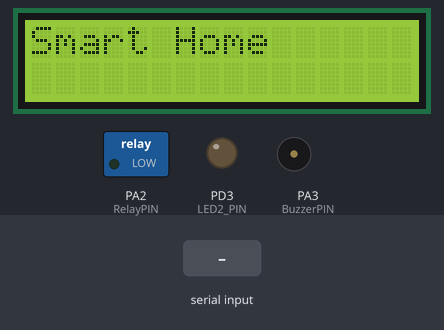
The program below on a simulated ATmega32, built with avr-gcc and emulated at 16 MHz. Shown: 16×2 character LCD, switched loads named in the program (green lamp = pin HIGH), output pins drawn as LEDs (lit = HIGH), buzzer (waves = sounding, pin HIGH). Wiring (inferred from the names in the program): character LCD (HD44780): RS PB1; R/W PB2; E PB3; data PA4, PA5, PA6, PA7. The inputs (shaded band) are chosen by the test bench. Pins used as bus, display or sensor lines are not drawn.

Above: at 1.2 s.
1.3 s: "1" received over Serial
At 2.6 s:
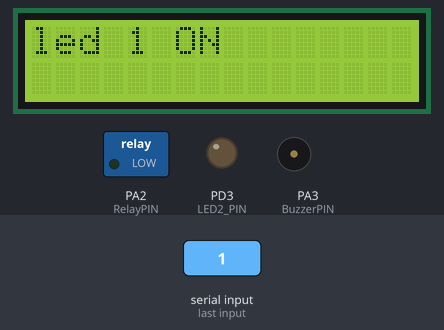
3.3 s: "1" received over Serial
At 4.7 s:
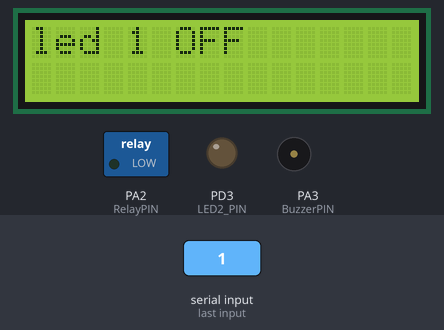
5.3 s: "3" received over Serial
At 6.9 s:
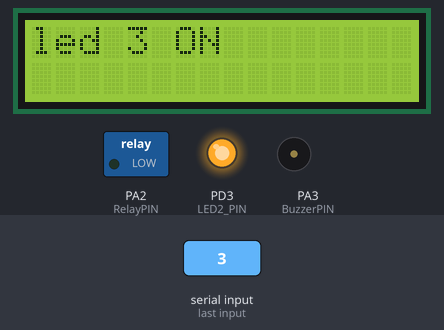
Timing chart, 0 to 8.4 s (numbered marks = the images above; inputs shaded):
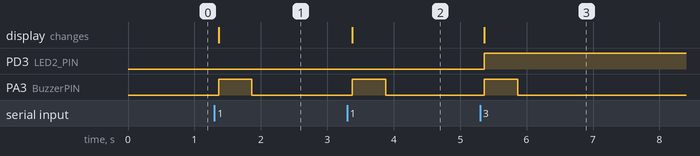

Measured:
- after the input at 1.3 s, PA3 (BuzzerPIN): LOW → HIGH after 0.06 s, → LOW 0.50 s later; the display: changes after 0.06 s (image 1)
- after the input at 3.3 s, PA3 (BuzzerPIN): LOW → HIGH after 0.08 s, → LOW 0.50 s later; the display: changes after 0.08 s (image 2)
- after the input at 5.3 s, PD3 (LED2_PIN): LOW → HIGH after 0.06 s; PA3 (BuzzerPIN): LOW → HIGH after 0.06 s, → LOW 0.50 s later; the display: changes after 0.06 s (image 3)

The program:

main.c
```c
/*
 * main.c
 *
 * Created: 15/8/2021 10:50:38 PM
 *  Author: AHMED ELMASRY & MOHAMED EMAD
 */


#include "UART.h"
#include "InOut.h"
#include "LED.h"
#include "LCD.h"
#include "SPI.h"
//-------------------
uint8_t Z =0;
uint8_t X =0;
uint8_t Y =0;

int main(void)

{	LED0_Initialization();
	LED1_Initialization();
	LED2_Initialization();
	Relay_Initialization();
	Buzzer_Initialization();
	LCD_Initialization();
	UART_Init();
	LCD_String("Smart Home");
	SPI_Init();

	char data;


	while(1)
{
	data = UART_Receive();
	SPI_Transmit(data);

	if(data == '1')
	{

			if(X%2 == 0){
			LCD_Clear();
			LCD_String("led 1 ON");
			LED0_TGL();
			buzzer_ring();
		}
		else{
			LCD_Clear();
			LCD_String("led 1 OFF ");
			LED0_TGL();
			buzzer_ring();
		}
		X++;
	}

	else if(data == '2')
	{


		if(Y%2 == 0){
			LCD_Clear();
			LCD_String("led 2 ON");
			LED1_TGL();
			buzzer_ring();
		}
		else{
			LCD_Clear();
			LCD_String("led 2 OFF ");
			LED1_TGL();
			buzzer_ring();
		}
		Y++;
	}

	else if(data == '3')
	{

		if(Z%2 == 0){
			LCD_Clear();
			LCD_String("led 3 ON");
			LED2_TGL();
			buzzer_ring();
		}
		else{
			LCD_Clear();
			LCD_String("led 3 OFF ");
			LED2_TGL();
			buzzer_ring();
		}
		Z++;
	}

}
}
```

Button.c
```c
/*
* Button.c
*
* Created: 6/26/2021 8:14:24 PM
*  Author: karim
*/

#include "Button.h"

void Button0_Initialization(void)
{
	//Define Direction as input
	CLR_BIT(BTN0_DDR, BTN0);
	//Activate Internal Pull-Up Resistor, Avoid Floating
	SET_BIT(BTN0_PRT, BTN0);
}
uint8_t Button0_Read(void)
{
	_delay_ms(10);//For denouncing
	if(GET_BIT(BTN0_PIN, BTN0) == 0)
	{
		return 1;
	}
	return 0;
}
void Button1_Initialization(void)
{

}
uint8_t Button1_Read(void)
{
	return BTN_NPressed;
}
void Button2_Initialization(void)
{

}
uint8_t Button2_Read(void)
{
	return BTN_NPressed;
}
```

Button.h
```c
/*
 * Button.h
 *
 * Created: 6/26/2021 8:14:09 PM
 *  Author: karim
 */


#ifndef BUTTON_H_
#define BUTTON_H_

#include "Button_Config.h"
void Button0_Initialization(void);
uint8_t Button0_Read(void);
void Button1_Initialization(void);
uint8_t Button1_Read(void);
void Button2_Initialization(void);
uint8_t Button2_Read(void);

#endif /* BUTTON_H_ */
```

External_Interrupt.c
```c
#include "External_Interrupt.h"


void External_Interrupt_Init(void)
{
	//Initialize interrupt sense according to configuration
	#if EXT_INTERRUPT_SENSE   == EXT_INTRRUPT_SENSE_LOW
	MCUCR &=~((1<< ISC01) | (1<< ISC00));//In case INT0
	MCUCR &=~((1<< ISC11) | (1<< ISC10));//In case INT1
	/*
	MCUSR |= 0b0000000;
	MCUCR |= 0x00;
	CLR_BIT(MCUCR, ISC01);CLR_BIT(MCUCR, ISC00);
	CLR_BIT(MCUCR, ISC11);CLR_BIT(MCUCR, ISC10);
	*/
	#elif EXT_INTERRUPT_SENSE == EXT_INTRRUPT_SENSE_LOGICALCHANGE
	MCUCR |= ((1<< ISC10) | (1<< ISC00));
	MCUCR &=~((1<< ISC11) | (1<< ISC01));
	#elif EXT_INTERRUPT_SENSE == EXT_INTRRUPT_SENSE_FALLING
	MCUCR |= ((1<< ISC11) | (1<< ISC01));
	MCUCR &=~((1<< ISC10) | (1<< ISC00));
	#elif EXT_INTERRUPT_SENSE == EXT_INTRRUPT_SENSE_RISING
	MCUCR |= ((1<< ISC01) | (1<< ISC00));//In case INT0
	MCUCR |= ((1<< ISC11) | (1<< ISC10));//In case INT1
	#endif
	//Initialize interrupt according to configuration(Room Door)
	#if EXT_INTERRUPT_ACTIVATE   == EXT_INTERRUPT_INT0
	//SET_BIT(GICR, INT0);
	GICR |= (1<<INT0);
	#elif EXT_INTERRUPT_ACTIVATE == EXT_INTERRUPT_INT1
	//SET_BIT(GICR, INT1);
	GICR |= (1<<INT1);
	#elif EXT_INTERRUPT_ACTIVATE == EXT_INTERRUPT_INT2
	//SET_BIT(GICR, INT2
	GICR |= (1<<INT2);
	#endif
	//Enable Global interrupt(Apartment Door)
	SET_BIT(SREG, 7);
	//SREG |= (1 << 7);
}

/*void ISR(INT0_vect) //function for interrupt routine service
{
	////

};*/
```

External_Interrupt.h
```c
#ifndef EXTERNAL_INTERRUPT_H_
#define EXTERNAL_INTERRUPT_H_

#include "External_Interrupt_Config.h"

void External_Interrupt_Init(void);


#endif /* EXTERNAL_INTERRUPT_H_ */
```

InOut.c
```c
#include "InOut.h"

void Buzzer_Initialization(void)
{
	SET_BIT(BuzzerDDR, BuzzerPIN);
}
void Buzzer_ON(void)
{
	SET_BIT(BuzzerPRT, BuzzerPIN);
}
void Buzzer_OFF(void)
{
	CLR_BIT(BuzzerPRT, BuzzerPIN);
}
void Buzzer_TGL(void)
{
	TGL_BIT(BuzzerPRT, BuzzerPIN);
}

void Relay_Initialization(void)
{
	SET_BIT(RelayDDR, RelayPIN);
}
void Relay_ON(void)
{
	SET_BIT(RelayPRT, RelayPIN);
}
void Relay_OFF(void)
{
	CLR_BIT(RelayPRT, RelayPIN);
}
void Relay_TGL(void)
{
	TGL_BIT(RelayPRT, RelayPIN);
}

void buzzer_ring(void)//buzzer ring for one second
{
	Buzzer_ON();
	_delay_ms(500);
	Buzzer_OFF();
}
```

InOut.h
```c
/*
 * InOut.h
 *
 * Created: 6/26/2021 6:27:37 PM
 *  Author: karim
 */


#ifndef INOUT_H_
#define INOUT_H_

#include "InOut_Config.h"

void Buzzer_Initialization(void);
void Buzzer_ON(void);
void Buzzer_OFF(void);
void Buzzer_TGL(void);
void buzzer_ring(void);

void Relay_Initialization(void);
void Relay_ON(void);
void Relay_OFF(void);
void Relay_TGL(void);

#endif /* INOUT_H_ */
```

LED.c
```c
#include "LED.h"

void LED0_Initialization(void)
{
	//SET_BIT(LED0_DDR, LED0_PIN);//Define direction for LED
	DIO_SetPin_Direction(LED0_PORT, LED0_PIN, LED_OUTPUT);
}
void LED0_ON(void)
{
	//SET_BIT(LED0_PORT, LED0_PIN);//LED-ON
	DIO_SetPin_Value(LED0_PORT, LED0_PIN, LED_ON);
}
void LED0_OFF(void)
{
	//CLR_BIT(LED0_PORT, LED0_PIN);//LED-OFF
	DIO_SetPin_Value(LED0_PORT, LED0_PIN, LED_OFF);
}
void LED0_TGL(void)
{
	//TGL_BIT(LED0_PORT, LED0_PIN);//LED-Toggle
	DIO_TogglePin_Value(LED0_PORT, LED0_PIN);
}

void LED1_Initialization(void)
{
	DIO_SetPin_Direction(LED1_PORT, LED1_PIN, LED_OUTPUT);
}
void LED1_ON(void)
{
	//SET_BIT(LED0_PORT, LED0_PIN);//LED-ON
	DIO_SetPin_Value(LED1_PORT, LED1_PIN, LED_ON);

}
void LED1_OFF(void)
{
		//CLR_BIT(LED0_PORT, LED0_PIN);//LED-OFF
		DIO_SetPin_Value(LED1_PORT, LED1_PIN, LED_OFF);
}
void LED1_TGL(void)
{
	//TGL_BIT(LED0_PORT, LED0_PIN);//LED-Toggle
	DIO_TogglePin_Value(LED1_PORT, LED1_PIN);
}


void LED2_Initialization(void)
{
	DIO_SetPin_Direction(LED2_PORT, LED2_PIN, LED_OUTPUT);
}
void LED2_ON(void)
{
	//SET_BIT(LED0_PORT, LED0_PIN);//LED-ON
	DIO_SetPin_Value(LED2_PORT, LED2_PIN, LED_ON);

}
void LED2_OFF(void)
{

	//CLR_BIT(LED0_PORT, LED0_PIN);//LED-OFF
	DIO_SetPin_Value(LED2_PORT, LED2_PIN, LED_OFF);
}
void LED2_TGL(void)
{
	//TGL_BIT(LED0_PORT, LED0_PIN);//LED-Toggle
	DIO_TogglePin_Value(LED2_PORT, LED2_PIN);

}
```

LED.h
```c
#ifndef LED_H_
#define LED_H_

#include "LED_Config.h"
//Function for LED0 prototype
void LED0_Initialization(void);
void LED0_ON(void);
void LED0_OFF(void);
void LED0_TGL(void);

void LED1_Initialization(void);
void LED1_ON(void);
void LED1_OFF(void);
void LED1_TGL(void);

void LED2_Initialization(void);
void LED2_ON(void);
void LED2_OFF(void);
void LED2_TGL(void);


#endif /* LED_H_ */
```

SPI.c
```c
#include "SPI.h"

void SPI_Init(void)
{
	#if SPI_MODE == MASTER
	SET_BIT(SPI_PORT, MOSI);/*Define direction as output*/
	CLR_BIT(SPI_PORT, MISO);/*Define direction as input*/
	SET_BIT(SPI_PORT, CLK);/*Define direction as output*/
	SET_BIT(SPI_PORT, SS); /*Define direction as output*/
	SPCR = 0x53;//0b 0101 0011
	#elif SPI_MODE == SLAVE
	CLR_BIT(SPI_PORT, MOSI);/*Define direction as input*/
	SET_BIT(SPI_PORT, MISO);/*Define direction as output*/
	CLR_BIT(SPI_PORT, CLK);/*Define direction as input*/
	CLR_BIT(SPI_PORT, SS); /*Define direction as input*/
	SPCR = 0x43;//0b 0100 0011
	#endif
}
void SPI_Transmit(uint8_t data)
{
	SPDR = data;
	while (GET_BIT(SPSR, SPIF) != 1);
}
uint8_t SPI_Receive(void)
{
	while (GET_BIT(SPSR, SPIF) != 1);
	return SPDR;
}
void SPI_SlaveSelect(uint8_t slave)
{
	switch (slave)
	{
		case 0:
		CLR_BIT(PORTB, SS);
		break;
		case 1:
		break;
	}
}
```

SPI.h
```c
#ifndef SPI_H_
#define SPI_H_

#include "SPI_CONFIG.h"


void SPI_Init(void);
void SPI_Transmit(uint8_t data);
uint8_t SPI_Receive(void);
void SPI_SlaveSelect(uint8_t slave);


#endif /* SPI_H_ */
```

UART.c
```c
#include "UART.h"


void UART_Init(void)
{
	/*Baud rate value variable*/
	uint16_t UBRR_Val = 0;
	/*Enable Transmitter and Receiver bits*/
	UCSRB = (1 << RXEN) | (1 << TXEN);
	/*Full configuration for UART*/
	UCSRC = (1 << URSEL) | (1 << UCSZ1) | (1 << UCSZ0);
	/*Baud Rate Calculations*/
	UBRR_Val = (((FRQ) / (16 * BAUDRATE)) - 1);//00000000 11110101 00111001
	UBRRL = UBRR_Val;//00111001
	UBRRH = UBRR_Val >> 8;//11110101
}
void UART_Transmit(uint8_t data)
{
	UDR = data;
	while (GET_BIT(UCSRA, TXC) != 1);
}
uint8_t UART_Receive(void)
{
	while (GET_BIT(UCSRA, RXC) != 1);
	return UDR;
}

UART_Status UART_RECEIVE(uint8_t* data)
{
	while (GET_BIT(UCSRA, RXC) != 1);
	*data = UDR;
	return UART_OK;
}
```

UART.h
```c
#ifndef UART_H_
#define UART_H_

#include "UART_CONFIG.h"

void UART_Init(void);
void UART_Transmit(uint8_t data);
uint8_t UART_Receive(void);
UART_Status UART_RECEIVE(uint8_t* data);
#endif /* UART_H_ */
```

Button_Config.h
```c
/*
 * Button_Config.h
 *
 * Created: 6/26/2021 8:13:51 PM
 *  Author: karim
 */


#ifndef BUTTON_CONFIG_H_
#define BUTTON_CONFIG_H_
#include "DIO.h"
#define BTN0_DDR        DDRB
#define BTN0_PRT        PORTB
#define BTN0_PIN        PINB
#define BTN0            0
#define BTN1_DDR        DDRD
#define BTN1_PIN        PIND
#define BTN1            6
#define BTN2_DDR        DDRD
#define BTN2_PIN        PIND
#define BTN2            2
#define BTN_Pressed     0
#define BTN_NPressed    1
#endif /* BUTTON_CONFIG_H_ */
```

CPU_Config.h
```c
#ifndef CPU_CONFIG_H_
#define CPU_CONFIG_H_

#undef F_CPU //Deactivate internal clock
#define F_CPU 16000000 //Activate external clock 16MHz
#include <avr/io.h> //Define registers and pins for AVR
#include <util/delay.h> //Define Delay function
#include <avr/interrupt.h> //Define interrupts for AVR
#include "BIT_MATH.h"
#include "STD_Types.h"
#include "DIO.h"

#endif /* CPU_CONFIG_H_ */
```

External_Interrupt_Config.h
```c
/*
 * External_Interrupt_Config.h
 *
 * Created: 7/9/2021 9:15:16 PM
 *  Author: karim
 */


#ifndef EXTERNAL_INTERRUPT_CONFIG_H_
#define EXTERNAL_INTERRUPT_CONFIG_H_

#include "CPU_Config.h"
/*
//Define Address for registers
#define GICR   (*(volatile uint8_t*) 0x5B)
#define GIFR   (*(volatile uint8_t*) 0x5A)
#define MCUCR  (*(volatile uint8_t*) 0x55)
#define MCUCSR (*(volatile uint8_t*) 0x54)
*/
//Interrupt Sense
#define EXT_INTRRUPT_SENSE_LOW              0
#define EXT_INTRRUPT_SENSE_LOGICALCHANGE    1
#define EXT_INTRRUPT_SENSE_FALLING          2
#define EXT_INTRRUPT_SENSE_RISING           3
//Interrupts
#define EXT_INTERRUPT_INT0 0
#define EXT_INTERRUPT_INT1 1
#define EXT_INTERRUPT_INT2 2
//State
#define EXT_INTERRUPT_ACTIVATE  EXT_INTERRUPT_INT0
#define EXT_INTERRUPT_SENSE     EXT_INTRRUPT_SENSE_LOW

#endif /* EXTERNAL_INTERRUPT_CONFIG_H_ */
```

InOut_Config.h
```c
#ifndef INOUT_CONFIG_H_
#define INOUT_CONFIG_H_

#include "DIO.h"

#define BuzzerDDR  DDRA
#define BuzzerPRT  PORTA
#define BuzzerPIN  3

#define RelayDDR  DDRA
#define RelayPRT  PORTA
#define RelayPIN  2


#endif /* INOUT_CONFIG_H_ */
```

Keypad_Config.h
```c
#ifndef KEYPAD_CONFIG_H_
#define KEYPAD_CONFIG_H_

#include "CPU_Config.h"
//Renaming Ports
#define KEYPAD_PORT             DIO_PORTC
//Renaming for pins
#define KEYPAD_PIN_OUTPUT0      DIO_PIN0
#define KEYPAD_PIN_OUTPUT1      DIO_PIN1
#define KEYPAD_PIN_OUTPUT2      DIO_PIN2
#define KEYPAD_PIN_OUTPUT3      DIO_PIN3
#define KEYPAD_PIN_INPUT0       DIO_PIN4
#define KEYPAD_PIN_INPUT1       DIO_PIN5
#define KEYPAD_PIN_INPUT2       DIO_PIN6
#define KEYPAD_PIN_INPUT3       DIO_PIN7
//Renaming States
#define KEYPAD_INPUT            DIO_PIN_INPUT
#define KEYPAD_OUTPUT           DIO_PIN_OUTPUT
#define KEYPAD_LOW              DIO_PIN_LOW
#define KEYPAD_HIGH             DIO_PIN_HIGH
//Renaming buttons
#define KEYPAD_COL_INIT         0
#define KEYPAD_COL_END          3

#define KEYPAD_ROW_INIT         4
#define KEYPAD_ROW_END          7

#define KEYPAD_PRESSED          0

#endif /* KEYPAD_CONFIG_H_ */
```

LCD_Config.h
```c
/*
* LCD_Config.h
*
* Created: 7/3/2021 8:35:26 PM
*  Author: karim
*/


#ifndef LCD_CONFIG_H_
#define LCD_CONFIG_H_
//Define macros needed
#include "CPU_Config.h"
//Modes
#define BIT4_Mode 0
#define BIT8_Mode 1
//Renaming Ports
#define LCD_DTA_PRT  DIO_PORTA
#define LCD_CTRL_PRT DIO_PORTB
//Renaming Pins
#define LCD_RS     DIO_PIN1
#define LCD_RW     DIO_PIN2
#define LCD_EN     DIO_PIN3
#define LCD_D0     DIO_PIN0
#define LCD_D1     DIO_PIN1
#define LCD_D2     DIO_PIN2
#define LCD_D3     DIO_PIN3
#define LCD_D4     DIO_PIN4
#define LCD_D5     DIO_PIN5
#define LCD_D6     DIO_PIN6
#define LCD_D7     DIO_PIN7
//Renaming States
#define LCD_LOW    DIO_PIN_LOW
#define LCD_HIGH   DIO_PIN_HIGH
#define LCD_OUTPUT DIO_PIN_OUTPUT
//Data port renaming
#define LCD_PRT    PORTA
//Define LCD mode will be used
#define LCD_MODE   BIT4_Mode
#endif /* LCD_CONFIG_H_ */
```

LED_Config.h
```c
#ifndef LED_CONFIG_H_
#define LED_CONFIG_H_
#include "DIO.h"
//Configuration layered naming
#define LED0_PORT   DIO_PORTC
#define LED0_PIN    DIO_PIN2
#define LED1_PORT   DIO_PORTC
#define LED1_PIN    DIO_PIN7
#define LED2_PORT   DIO_PORTD
#define LED2_PIN    DIO_PIN3
//Status
#define LED_ON      DIO_PIN_HIGH
#define LED_OFF     DIO_PIN_LOW
#define LED_OUTPUT  DIO_PIN_OUTPUT
#endif /* LED_CONFIG_H_ */
```

SPI_CONFIG.h
```c
#ifndef SPI_CONFIG_H_
#define SPI_CONFIG_H_

#include "CPU_Config.h"

#define SPCR (*(volatile uint8_t*)(0x2D))
#define SPSR (*(volatile uint8_t*)(0x2E))
#define SPDR (*(volatile uint8_t*)(0x2F))


#define MASTER 1
#define SLAVE  0

#define MOSI 5
#define MISO 6
#define CLK  7
#define SS   4

#define SPI_PORT DDRB

#define SPI_MODE MASTER

#endif /* SPI_CONFIG_H_ */
```

UART_CONFIG.h
```c
#ifndef UART_CONFIG_H_
#define UART_CONFIG_H_

#include "CPU_Config.h"
/*
#define UBRRL (*(volatile Uint8t*)(0x29))
#define UBRRH (*(volatile Uint8t*)(0x40))
#define UCSRA (*(volatile Uint8t*)(0x2B))
#define UCSRB (*(volatile Uint8t*)(0x29A)
#define UCSRC (*(volatile Uint8t*)(0x40))
#define UDR   (*(volatile Uint8t*)(0x2C))
*/
#define FRQ      160000
#define BAUDRATE 96

typedef enum
{
	UART_NOK = 0,
	UART_OK = 1
}UART_Status;


#endif /* UART_CONFIG_H_ */
```

Keypad.c
```c
#include "KEYPAD.h"

const uint8_t KEYPAD [4][4]=
{
	{'7','4','1','C'},
	{'8','5','2','0'},
	{'9','6','3','='},
	{'/','*','-','+'}
};

void KEYPAD_Init(void)
{
	/*Define direction for output pins*/
	DIO_SetPin_Direction(KEYPAD_PORT, KEYPAD_PIN_OUTPUT0, KEYPAD_OUTPUT);
	DIO_SetPin_Direction(KEYPAD_PORT, KEYPAD_PIN_OUTPUT1, KEYPAD_OUTPUT);
	DIO_SetPin_Direction(KEYPAD_PORT, KEYPAD_PIN_OUTPUT2, KEYPAD_OUTPUT);
	DIO_SetPin_Direction(KEYPAD_PORT, KEYPAD_PIN_OUTPUT3, KEYPAD_OUTPUT);
	/*Define default state of output pins*/
	DIO_SetPin_Value(KEYPAD_PORT, KEYPAD_PIN_OUTPUT0, KEYPAD_HIGH);
	DIO_SetPin_Value(KEYPAD_PORT, KEYPAD_PIN_OUTPUT1, KEYPAD_HIGH);
	DIO_SetPin_Value(KEYPAD_PORT, KEYPAD_PIN_OUTPUT2, KEYPAD_HIGH);
	DIO_SetPin_Value(KEYPAD_PORT, KEYPAD_PIN_OUTPUT3, KEYPAD_HIGH);
	/*Define direction of input pins*/
	DIO_SetPin_Direction(KEYPAD_PORT, KEYPAD_PIN_INPUT0, KEYPAD_INPUT);
	DIO_SetPin_Direction(KEYPAD_PORT, KEYPAD_PIN_INPUT1, KEYPAD_INPUT);
	DIO_SetPin_Direction(KEYPAD_PORT, KEYPAD_PIN_INPUT2, KEYPAD_INPUT);
	DIO_SetPin_Direction(KEYPAD_PORT, KEYPAD_PIN_INPUT3, KEYPAD_INPUT);
	/*Activate internal pull-up resistor*/
	DIO_SetPullUp(KEYPAD_PORT, KEYPAD_PIN_INPUT0);
	DIO_SetPullUp(KEYPAD_PORT, KEYPAD_PIN_INPUT1);
	DIO_SetPullUp(KEYPAD_PORT, KEYPAD_PIN_INPUT2);
	DIO_SetPullUp(KEYPAD_PORT, KEYPAD_PIN_INPUT3);
}
uint8_t KEYPAD_Read(void)
{
	uint8_t LOC_COL = 0; //Counter for Columns
	uint8_t LOC_ROW = 0; //Counter for Rows
	uint8_t valu = 0;    //Return value from array Keypad
	uint8_t temp = 0;    //Read value for button
	for (LOC_COL = KEYPAD_COL_INIT;LOC_COL <= KEYPAD_COL_END; LOC_COL++)//Loop for Columns
	{
		DIO_SetPin_Value(KEYPAD_PORT, LOC_COL, KEYPAD_LOW);
		for (LOC_ROW = KEYPAD_ROW_INIT; LOC_ROW <= KEYPAD_ROW_END; LOC_ROW++)//Loop for rows
		{
			temp = DIO_ReadPin_Value(KEYPAD_PORT, LOC_ROW);
			if(temp == KEYPAD_PRESSED)
			{
				//Array[Row][Column] = Value
				valu = KEYPAD[LOC_ROW - KEYPAD_ROW_INIT][LOC_COL - KEYPAD_COL_INIT];
				while (temp == KEYPAD_PRESSED)
				{
					temp = DIO_ReadPin_Value(KEYPAD_PORT, LOC_ROW);
				}
				_delay_ms(10);
			}

		}
		DIO_SetPin_Value(KEYPAD_PORT, LOC_COL, KEYPAD_HIGH);
	}
	return valu;
}
```

Keypad.h
```c
#ifndef KEYPAD_H_
#define KEYPAD_H_

#include "Keypad_Config.h"

void KEYPAD_Init(void);

uint8_t KEYPAD_Read(void);


#endif /* KEYPAD_H_ */
```

LCD.h
```c
/*
 * LCD.h
 *
 * Created: 7/3/2021 8:35:35 PM
 *  Author: karim
 */


#ifndef LCD_H_
#define LCD_H_
#include "LCD_Config.h"

void LCD_Initialization(void);
void LCD_Clear(void);
void LCD_Command(uint8_t command);
void LCD_Character(uint8_t character);
void LCD_String(uint8_t* str);
void LCD_Number(uint32_t DecimalNumber);
void LCD_Float(Fint32_t FloatNumber);
void LCD_Arabic(uint8_t* Arabic);


#endif /* LCD_H_ */
```

BIT_MATH.h
```c
#ifndef BIT_MATH_H_
#define BIT_MATH_H_

//Define BIT MATH, Macro like function
#define SET_BIT(REG,PIN) REG|=(1<<PIN)//Logic(1)
#define CLR_BIT(REG,PIN) REG&=~(1<<PIN)//Logic(0)
#define TGL_BIT(REG,PIN) REG^=(1<<PIN)//Not gate
#define GET_BIT(REG,PIN) ((REG>>PIN)&1)//Read value


#endif /* BIT_MATH_H_ */
```

DIO.h
```c
#ifndef DIO_H_
#define DIO_H_

#include "CPU_Config.h"
//#include "DIO_Address.h"
#include "DIO_Config.h"

void DIO_SetPin_Direction(uint8_t port, uint8_t pin, uint8_t direction);
void DIO_SetPin_Value(uint8_t port, uint8_t pin, uint8_t value);
void DIO_TogglePin_Value(uint8_t port, uint8_t pin);
void DIO_SetPin_PullUp(uint8_t port, uint8_t pin);
uint8_t DIO_ReadPin_Value(uint8_t port, uint8_t pin);
void DIO_SetPullUp(uint8_t port, uint8_t pin);


#endif /* DIO_H_ */
```

DIO_Config.h
```c
#ifndef DIO_CONFIG_H_
#define DIO_CONFIG_H_
//Naming for ports
#define DIO_PORTA 0
#define DIO_PORTB 1
#define DIO_PORTC 2
#define DIO_PORTD 3
//Naming for pins
#define DIO_PIN0  0
#define DIO_PIN1  1
#define DIO_PIN2  2
#define DIO_PIN3  3
#define DIO_PIN4  4
#define DIO_PIN5  5
#define DIO_PIN6  6
#define DIO_PIN7  7
//Naming for states
#define DIO_PIN_INPUT  0
#define DIO_PIN_OUTPUT 1
//Naming for values
#define DIO_PIN_LOW  0
#define DIO_PIN_HIGH 1
#endif /* DIO_CONFIG_H_ */
```

STD_Types.h
```c
#ifndef STD_TYPES_H_
#define STD_TYPES_H_

//Define Standard Types for Embedded
typedef unsigned char u8;
typedef unsigned short int u16;
typedef unsigned long int u32;
typedef signed char s8;
typedef signed short int s16;
typedef signed long int s32;
typedef float Fint32_t;


#endif /* STD_TYPES_H_ */
```

Source omitted: LCD.c (4488 bytes), DIO.c (2415 bytes)
